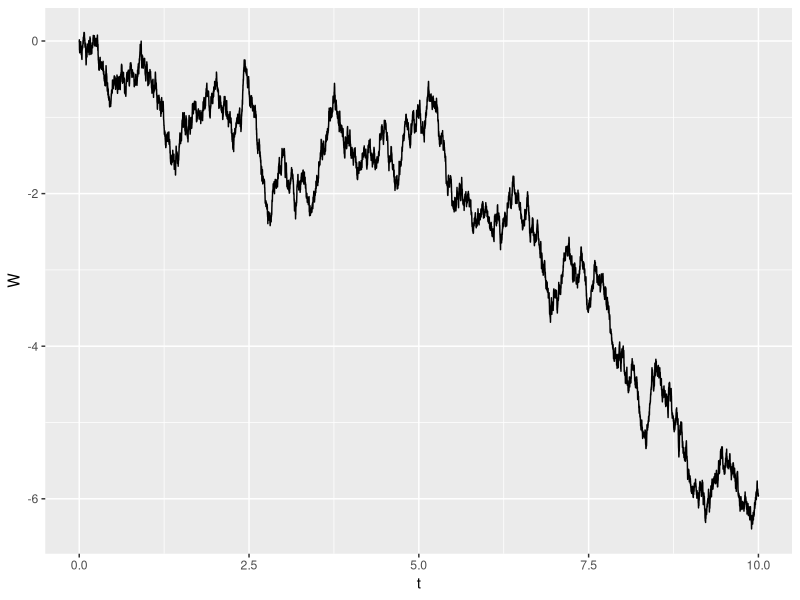
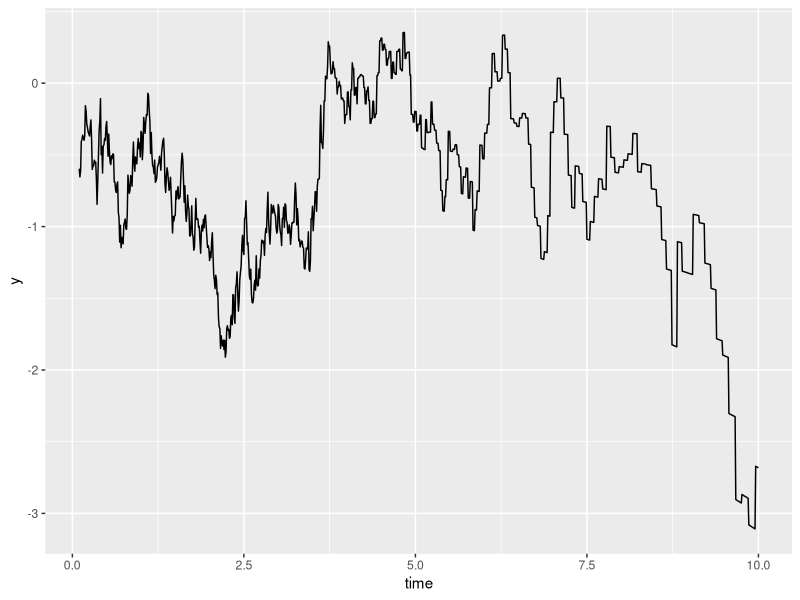
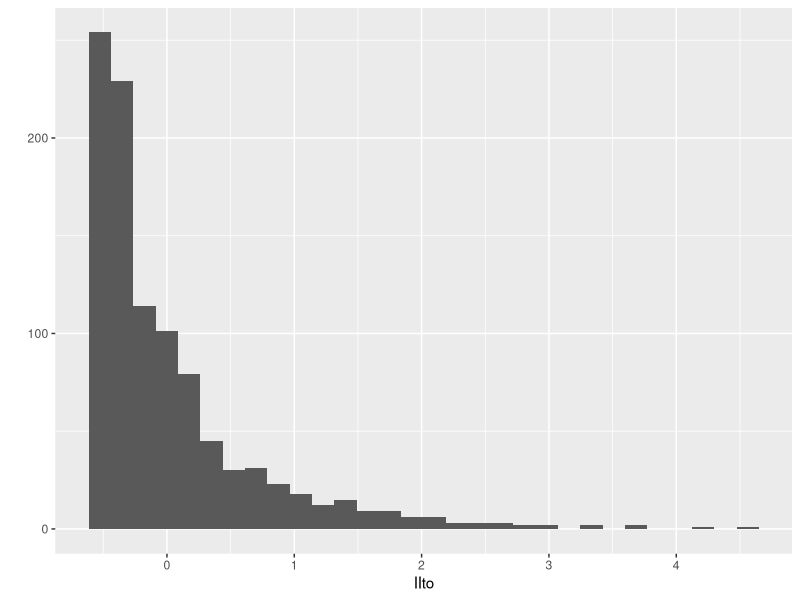

Write R code to recreate these figures, in order.
require(ggplot2)

step <- 10^(-3) # шаг для броуновского движени
b <- 10 # до какого момента времени мы создаём броуновское движение

# количество точек, в которых считается
# броуновское движение
# здесь обязательно НАДО округлять (!)
nn <- round(b/step+1,0)

deltaW <- rnorm(n=nn,mean=0,sd=sqrt(step))
deltaW[1] <- 0
W <- cumsum(deltaW)
  
t <- seq(from=0,to=b,by=step)

head(t)
head(deltaW)
head(W)


qplot(t,W,geom="line")

Wfun <- function(t) {
  n <- round(t/step,0) + 1
  return(W[n])  
}



time <- seq(from=0.1,to=10,by=0.01)
y <- time*Wfun(1/time)

qplot(time,y,geom="line")



### sem 2

# параметры точности
step <- 10^(-5) # шаг для броуновского движени
n.sim <- 1000 # размер случайной выборки для 
# стохастического интеграла
b <- 1 # правая граница интервала

# количество точек, в которых считается
# броуновское движение
nn <- round(b/step+1,0)

# создаем вектор из n.sim нулей
IIto <- rep(0,n.sim)

for (j in 1:n.sim) {
  deltaW <- rnorm(n=nn,mean=0,sd=sqrt(step))
  deltaW[1] <- 0
  W <- cumsum(deltaW)
  
  # Очень важно для интеграла Ито:
  # Брать приращение правее момента, где оценивается
  # интегрируемое выражение
  # интересующий нас стохастический интеграл
  IIto[j] <- sum(W[-nn]*deltaW[-1])
}

qplot(IIto)
mean(IIto)
var(IIto)
sum(IIto>0)/n.sim



